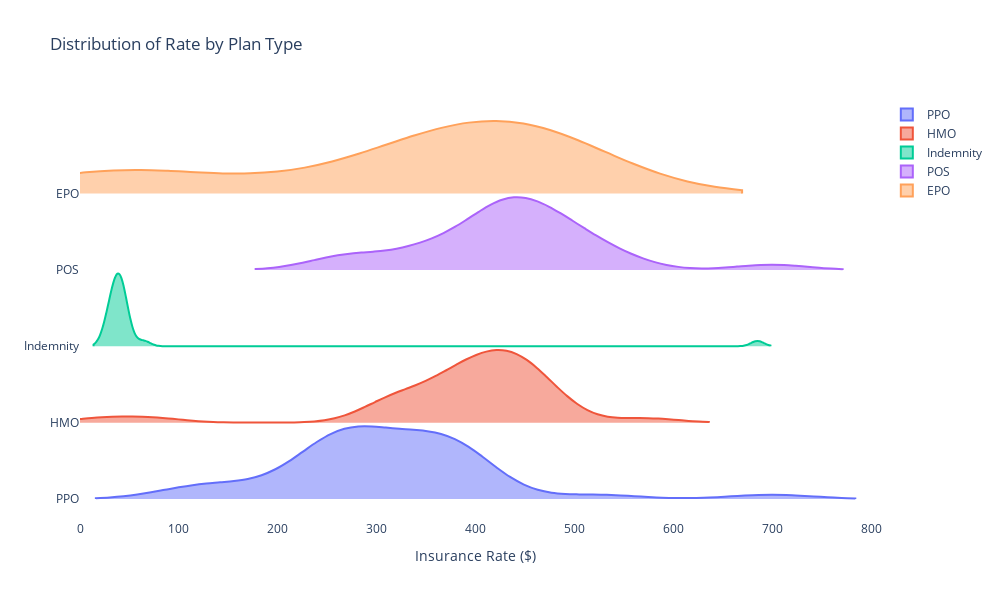

The code cell stored with this chart in its notebook:
### Code cell
# Plots Data with violin plots
fig = go.Figure()
fig.add_trace(go.Violin(x=PPO_data,name='PPO'))
fig.add_trace(go.Violin(x=HMO_data,name='HMO'))
fig.add_trace(go.Violin(x=Imdemn_data,name='Indemnity'))
fig.add_trace(go.Violin(x=POS_data,name='POS'))
fig.add_trace(go.Violin(x=EPO_data,name='EPO'))
fig.update_traces(orientation='h', side='positive', width=1.9, points=False)

fig.update_layout(xaxis_showgrid=False, xaxis_zeroline=False,width = 1000, height = 600,
                     yaxis = go.layout.YAxis(
                         ticktext=['PPO','HMO','Indemnity','POS','EPO'],
                     ),
                     xaxis = go.layout.XAxis(
                         range = [0,800]
                     ),
                     plot_bgcolor='rgba(0,0,0,0)',
                     title="Distribution of Rate by Plan Type",
                     xaxis_title="Insurance Rate ($)"
                 )
fig.show()
